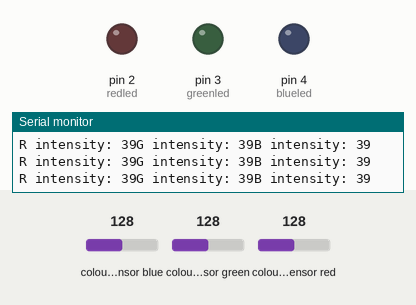
Recording of a sketch running on a simulated Arduino Uno, built with avr-gcc and run on an emulated ATmega328P. Shown: output pins drawn as LEDs (lit = HIGH), the last lines printed to the serial monitor. Wiring (inferred from the names in the program): TCS3200 colour sensor: output pin 10; S2 pin 12; S3 pin 11; S0 pin 8; S1 pin 9. The test bench sets the inputs (shaded band); at power-on: colour sensor blue 128, colour sensor green 128, colour sensor red 128. Pins used as bus, display or sensor lines are not drawn.

Above: at 1.2 s.
1.3 s: colour sensor blue set to 135
At 1.65 s:
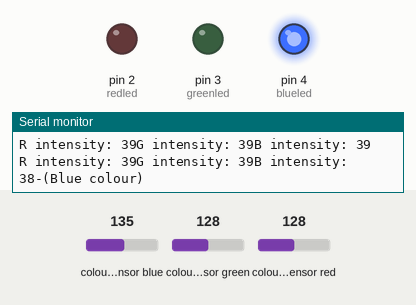
4.3 s: colour sensor green set to 134
At 5.7 s:
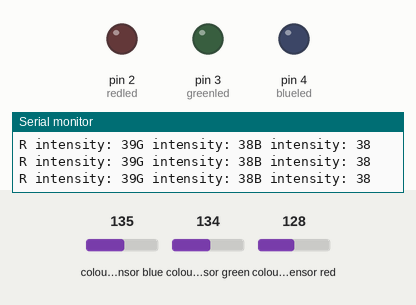
6.0 s: colour sensor red set to 133
7.5 s: colour sensor red set to 141
At 7.67 s:
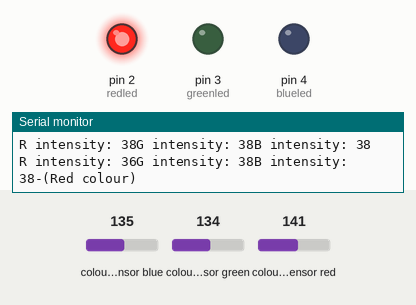
Timing chart, 0 to 10.5 s (numbered marks = the images above; inputs shaded):
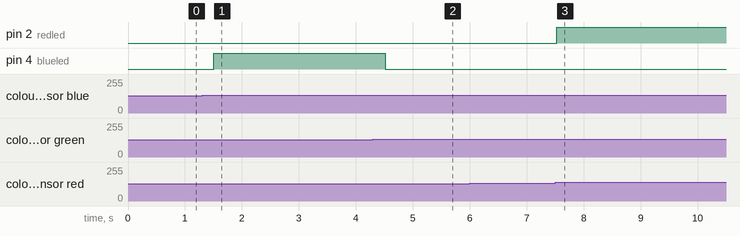

Measured:
- the behaviour switches between 131 and 132 on colour sensor blue (found by bisection; images 0 and 1)
- the behaviour switches between 131 and 132 on colour sensor green (found by bisection; images 1 and 2)
- the behaviour switches between 136 and 137 on colour sensor red (found by bisection; images 2 and 3)
- after the input at 1.3 s, pin 4 (blueled): LOW → HIGH after 0.21 s
- after the input at 4.3 s, pin 4 (blueled): HIGH → LOW after 0.22 s
- after the input at 7.5 s, pin 2 (redled): LOW → HIGH at once

The sketch:

color.ino
```cpp
const int s0=8;
const int s1=9;
const int s2=12;
const int s3=11;
const int out=10;
int redled=2;
int greenled=3;
int blueled=4;
int red=0;
int green=0;
int blue=0;
void setup() {
  // put your setup code here, to run once:
Serial.begin(9600);
pinMode(s0,OUTPUT);
pinMode(s1,OUTPUT);
pinMode(s2,OUTPUT);
pinMode(s3,OUTPUT);
pinMode(out,INPUT);
pinMode(redled,OUTPUT);
pinMode(greenled,OUTPUT);
pinMode(blueled,OUTPUT);
digitalWrite(s1,HIGH);
}
void loop() {
  // put your main code here, to run repeatedly:
color();
Serial.print("R intensity: ");
Serial.print(red,DEC);
Serial.print("G intensity: ");
Serial.print(green,DEC);
Serial.print("B intensity: ");
Serial.print(blue,DEC);
if(red<blue && red<green)
{
  Serial.println("-(Red colour)");
  digitalWrite(redled,HIGH);
  digitalWrite(greenled,LOW);
  digitalWrite(blueled,LOW);
}
else if(blue<red && blue<green)
{
  Serial.println("-(Blue colour)");
  digitalWrite(redled,LOW);
  digitalWrite(greenled,LOW);
  digitalWrite(blueled,HIGH);
}
else if(green<red && green<blue)
{
  Serial.println("-(Green colour)");
  digitalWrite(redled,LOW);
  digitalWrite(greenled,HIGH);
  digitalWrite(blueled,LOW);
}
else
{
  Serial.println();

}
delay(300);
digitalWrite(redled,LOW);
digitalWrite(greenled,LOW);
digitalWrite(blueled,LOW);
}
void color()
{
  digitalWrite(s2,LOW);
  digitalWrite(s3,LOW);
  red=pulseIn(out,digitalRead(out)== HIGH ? LOW : HIGH);
  digitalWrite(s3,HIGH);
  blue=pulseIn(out,digitalRead(out)== HIGH ? LOW : HIGH);
  digitalWrite(s2,HIGH);
  green=pulseIn(out,digitalRead(out)== HIGH ? LOW : HIGH);
}
```
